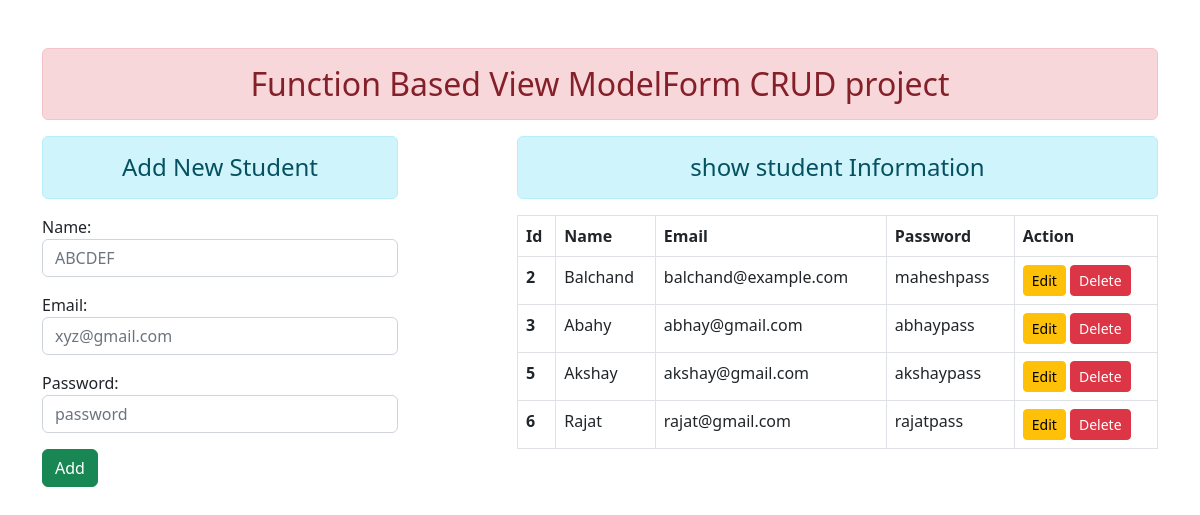
The page / on the database its author committed.
### enroll/models.py (models this page shows)
class User(models.Model):
    name = models.CharField(max_length=70)
    email = models.EmailField(max_length=100)
    password = models.CharField(max_length=100)

### enroll/views.py (the view)
# urls.py: path('', views.add_show, name="addandshow"),
def add_show(request):
    if request.method == 'POST':
        fm = StudentRegistration(request.POST)
        if fm.is_valid():
            nm = fm.cleaned_data['name']
            em = fm.cleaned_data['email']
            pw = fm.cleaned_data['password']
            reg = User(name=nm, email=em, password=pw)
            reg.save()
            fm = StudentRegistration()
    else:
        fm = StudentRegistration()
    stud = User.objects.all()
    return render(request, 'enroll/addandshow.html', {'form': fm, 'stu': stud})

### enroll/forms.py
class StudentRegistration(forms.ModelForm):
     class Meta:
         model = User
         fields = ['name', 'email', 'password']
         widgets = {
             'name': forms.TextInput(attrs={'class': 'form-control', 'placeholder': 'ABCDEF'}),
             'email': forms.EmailInput(attrs={'class': 'form-control', 'placeholder': 'xyz@gmail.com'}),
             'password': forms.PasswordInput(render_value=True,   attrs={'class': 'form-control', 'placeholder': 'password'}),
         }

### enroll/templates/enroll/addandshow.html (shortened to what this page needs)
{% extends 'enroll/base.html'%}
{% block content %}
<div class="row">
    <div class="col-sm-4">
        <h4 class="text-center alert alert-info">Add New Student</h4>
        <form action="" method="POST">
            {{form.as_p}}
            <input type="submit" class="btn btn-success" value="Add">
        </form>
    </div>
    <div class="col-sm-7 offset-1">
        <h4 class="text-center alert alert-info">show student Information</h4>
        {% if stu %}
         <table class="table table-bordered table-hover">
             <thead>
             <tr>
                 <th scope="col">Id</th>
                 <th scope="col">Name</th>
                 <th scope="col">Email</th>
                 <th scope="col">Password</th>
                 <th scope="col">Action</th>
             </tr>
             <tbody>
         {% for st in stu %}
         <tr>
             <th scope="row">{{st.id}}</th>
             <td>{{st.name}}</td>
             <td>{{st.email}}</td>
             <td>{{st.password}}</td>
             <td>
                 <a href="{% url 'updatedata' st.id %}" class="btn btn-sm btn-warning ">Edit</a>
                 <form action="{% url 'deletedata' st.id %}" method="post" class="d-inline ">
                     <input type="submit" class="btn btn-sm btn-danger" value="Delete">
                 </form>
             </td>
         </tr>
         {% endfor %}
         </tbody>
             </thead>
         </table>
        {% else %}
        <h4 class="text-center alert alert-warning">No Records</h4>
        {% endif %}
    </div>
</div>
{% endblock content %}

### enroll/templates/enroll/base.html (shortened to what this page needs)
<!DOCTYPE html>
{% load static %}
<html lang="en">
<head>
    <link rel="stylesheet" href="{% static 'enroll/css/bootstrap.css' %}">
</head>
<body>
<div class="container mt-5">
    <h2 class="text-center alert alert-danger"> Function Based View ModelForm CRUD project</h2>
</div>
<div class="container">
    {% block content %}  {% endblock content %}
</div>
</body>
</html>

### rows shown on the page
User: id "2", name "Balchand", email "balchand@example.com", password "maheshpass"
User: id "3", name "Abahy", email "abhay@gmail.com", password "abhaypass"
User: id "5", name "Akshay", email "akshay@gmail.com", password "akshaypass"
User: id "6", name "Rajat", email "rajat@gmail.com", password "rajatpass"
